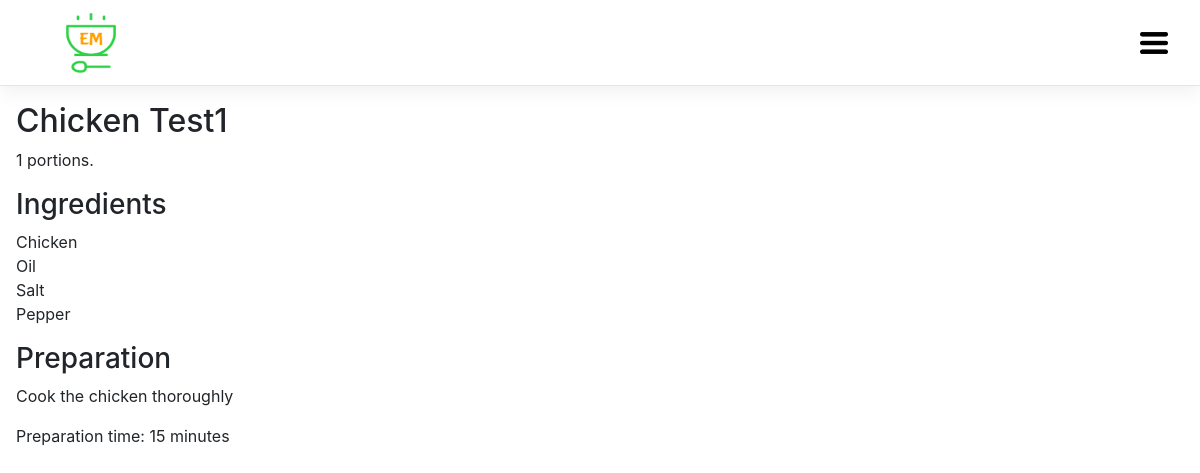
The page /em_website/recipes/chicken-test1125814/ on the database its author committed.
### em_website/models.py (models this page shows, shortened)
class Recipe(models.Model):
    title = models.CharField(u'Title', max_length=255)
    slug = models.SlugField(unique=True)
    ingredients = models.TextField(u'Ingredients',
        help_text=u'One ingredient per line')
    preparation = models.TextField(u'Preparation')
    time_for_preparation = models.IntegerField(u'Preparation time',
        help_text=u'How many minutes will it take?', blank=True, null=True,default = 15)
    number_of_portions = models.PositiveIntegerField(u'Number of portions',default = 1)
    author = models.ForeignKey(User,on_delete = models.CASCADE, verbose_name=u'Author')
    date_created = models.DateTimeField(editable=False)
    date_updated = models.DateTimeField(editable=False)
    class Meta:
        verbose_name = u'Recipe'
        verbose_name_plural = u'Recipes'
        ordering = ['-date_created']

### em_website/views.py (the view)
# urls.py: re_path(r'^recipes/(?P<slug>[-\w]+)/$',views.detail, name = 'details'),
def detail(request,slug):
    recipe = get_object_or_404(Recipe,slug = slug)
    return render(request,'detail.html',{'object':recipe})

### templates/detail.html (shortened to what this page needs)
{% extends "base.html" %}
{% block content %}
<h2>{{ object.title }}</h2>
<p>{{ object.number_of_portions }} portions.</p>
<h3>Ingredients</h3>
{{ object.ingredients|linebreaks }}
<h3>Preparation</h3>
{{ object.preparation|linebreaks }}
<p>Preparation time: {{ object.time_for_preparation }} minutes</p>
{% endblock %}

### rows shown on the page
Recipe: title "Chicken Test1", number_of_portions "1", ingredients "Chicken Oil Salt Pepper", preparation "Cook the chicken thoroughly", time_for_preparation "15"
